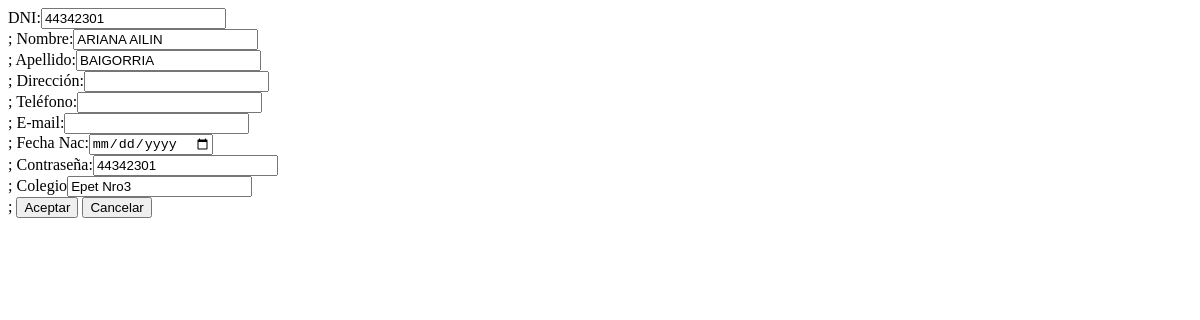
The page /formEditStudent.php?idStudent=2 on the database as committed earlier.
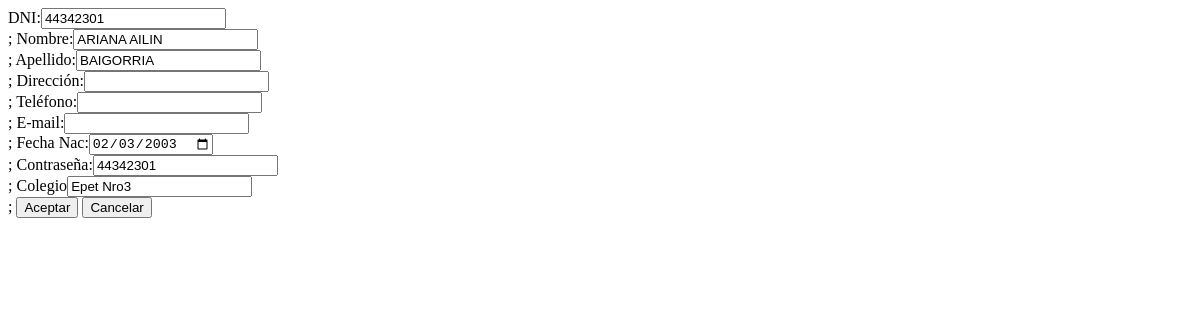
The same page on the database as committed later.
### tables this page shows
CREATE TABLE `students` (
  `idStudent` int(100) NOT NULL,
  `dni` int(11) NOT NULL,
  `surname` varchar(100) NOT NULL,
  `name` varchar(100) NOT NULL,
  `birthday` date NOT NULL,
  `phone` varchar(100) NOT NULL,
  `address` varchar(200) NOT NULL,
  `email` varchar(200) NOT NULL,
  `user` int(20) NOT NULL,
  `password` varchar(200) NOT NULL,
  `school` varchar(200) NOT NULL
);

### model/student.class.php (called while the page is built, shortened)
<?php
include("database.class.php");
class Student{
    private $idStudent=null;
    private $dni=null;
    private $surname=null;
    private $name=null;
    private $birthday=null;
    private $phone=null;
    private $address=null;
    private $email=null;
    private $password=null;
    private $school=null;
    public function getStudent(){
        $sql="SELECT * FROM students WHERE idStudent=".$this->idStudent." ";
        $this->conexion=new Database();
        $result= $this->conexion->query($sql);
        if($result){
            if($row=$result->fetch_assoc()){
                $this->dni=$row["dni"];
                $this->surname=$row["surname"];
                $this->name=$row["name"];
                $this->birthday=$row["birthday"];
                $this->phone=$row["phone"];
                $this->address=$row["address"];
                $this->email=$row["email"];
                $this->password=$row["password"];
                $this->school=$row["school"];
            }
        }
    }
    public function setIdStudent($idStudent){
        $this->idStudent=$idStudent;
    }
    public function getDni(){
        return $this->dni;
    }
    public function getSurname(){
        return $this->surname;
    }
    public function getName(){
        return $this->name;
    }
    public function getBirthday(){
        return $this->birthday;
    }
      public function getPhone(){
        return $this->phone;
    }
    public function getAddress(){
        return $this->address;
    }
    public function getEmail(){
        return $this->email;
    }
    public function getPassword(){
        return $this->password;
    }
    public function getSchool(){
        return $this->school;
    }
}

### model/database.class.php (called while the page is built, shortened)
<?php
class Database{
    private $conexion=null;
    private $nombre="db_school";
    private $servidor="localhost";
    private $usuario="root";
    private $clave="";
    public function __construct(){
        $this->conexion=new mysqli($this->servidor, $this->usuario, $this->clave, $this->nombre);
    }
    public function query($sql){
        return $this->conexion->query($sql);
    }
}
?>

### formEditStudent.php (the view, shortened to what this page needs)
<?php
include("model/student.class.php");
$id=$_REQUEST["idStudent"];
$Student= new Student();
    $Student->setIdStudent($id);
    $Student->getStudent();
?>
<!DOCTYPE html>
<html lang="en">
<head>
</head>
<body>
    <form name="editStudent" method="POST" action="controller/student.controller.php">
        <label>DNI:</label><input type="text" name="dni" value="<?=$Student->getDni();?>"><br>;
        <label>Nombre:</label><input type="text" name="name" value="<?=$Student->getName();?>"><br>;
        <label>Apellido:</label><input type="text" name="surname" value="<?=$Student->getSurname();?>"><br>;
        <label>Direcci&oacute;n:</label><input type="text" name="address" value="<?=$Student->getAddress();?>"><br>;
        <label>Tel&eacute;fono:</label><input type="text" name="phone"value="<?=$Student->getPhone();?>"><br>;
        <label>E-mail:</label><input type="email" name="email" value="<?=$Student->getEmail();?>"><br>;
        <label>Fecha Nac:</label><input type="date" name="birthday" value="<?=$Student->getBirthday();?>"><br>;
        <label>Contrase&ntilde;a:</label><input type="text" name="password" value="<?=$Student->getPassword();?>"><br>;
        <label>Colegio</label><input type="text" name="school" value="<?=$Student->getSchool();?>"><br>;
        <button type="submit" name="aceptar">Aceptar</button>
        <button type="reset" name="cancelar">Cancelar</button>
    </form>
</body>
</html>

Rows that differ between the two databases and show on the page:
removed students: dni "44342301", name "ARIANA AILIN", surname "BAIGORRIA", password "44342301", school "Epet Nro3"
added students: dni "44342301", name "ARIANA AILIN", surname "BAIGORRIA", birthday "02/03/2003", password "44342301", school "Epet Nro3"
